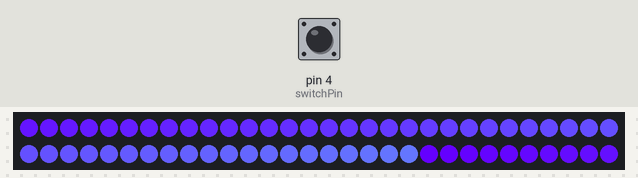
The sketch below on a simulated Arduino Uno, built with avr-gcc and run on an emulated ATmega328P. On the bench: 60 RGB LEDs in strip order, left to right, continuing on the next row. The test bench sets the inputs (shaded band); at power-on: pin 4 (switchPin) LOW.

Above: at 1.2 s.
1.3 s: pin 4 (switchPin) pulled HIGH for 3.2 s
At 1.9 s:
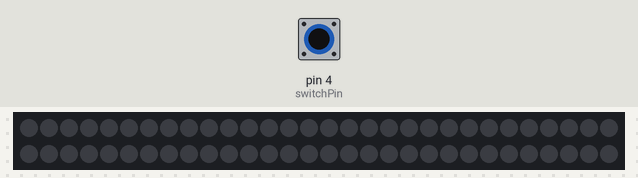
5.1 s: pin 4 (switchPin) pulled HIGH for 0.15 s
At 5.57 s:
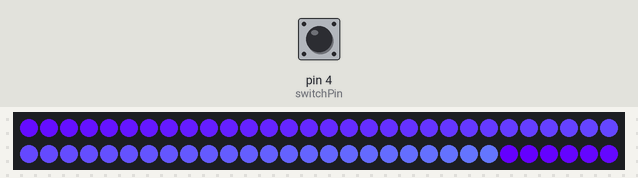
5.8 s: pin 4 (switchPin) pulled HIGH for 1 s
At 7.25 s:
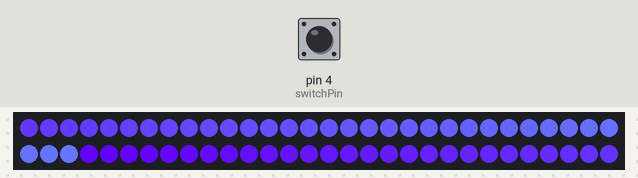
7.4 s: pin 4 (switchPin) pulled HIGH for 0.15 s
At 9.04 s:
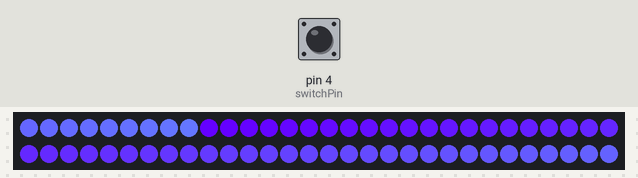
Timing chart, 0 to 9.1 s (numbered marks = the images above; inputs shaded):
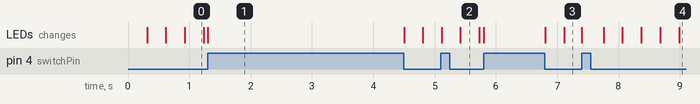

The sketch:

neopixel_gradient2.ino
```cpp
/********************************************************************************************************
  neopixel_gradient2:
  Written by Scott Kildall

  This sketch will show an animated gradient using math to adjust the gradient levels for each pixel.

---------------------------------------------------------------------------------------------------------
NeoPixel Information for initializing the strip, below
  60ma/pixel for current load
  Parameter 1 = number of pixels in strip
  Parameter 2 = pin number (most are valid)
  Parameter 3 = pixel type flags, add together as needed:
    NEO_KHZ800  800 KHz bitstream (most NeoPixel products w/WS2812 LEDs)
    NEO_KHZ400  400 KHz (classic 'v1' (not v2) FLORA pixels, WS2811 drivers)
    NEO_GRB     Pixels are wired for GRB bitstream (most NeoPixel products)
    NEO_RGB     Pixels are wired for RGB bitstream (v1 FLORA pixels, not v2)

**********************************************************************************************************/

#include <Adafruit_NeoPixel.h>

// the data pin for the NeoPixels
int neoPixelPin = 6;

// How many NeoPixels we will be using, charge accordingly
int numPixels = 60;

// Instatiate the NeoPixel from the ibrary
Adafruit_NeoPixel strip = Adafruit_NeoPixel(numPixels, neoPixelPin, NEO_GRB + NEO_KHZ800);

// our button
int switchPin = 4;

// initial colors, you can change these
int red = 100;
int green = 255;

// a pre-processor macro
#define DELAY_TIME (15)

// stores the start time, use unsignged long to prevent overflow
unsigned long startTime;

int startPixel = 0;
boolean bSwitchDown = false;

void setup() {
  strip.begin();  // initialize the strip
  strip.show();   // make sure it is visible
  strip.clear();  // Initialize all pixels to 'off'

  startTime = millis();
  activate();
}

// use the button asynchonously
void loop() {
  if( digitalRead(switchPin) == true ) {
    bSwitchDown = true;
     allOff();
     startTime = 0;
  }
  else {
    if( bSwitchDown )
      bSwitchDown = false;

    if( startTime + DELAY_TIME < millis() ) {
       activate();
       startTime = millis();
    }
  }
}

void allOff() {
  strip.clear();
   strip.show();
}

// sp is a local variable that will be the actual first pixel that we write to
void activate() {
   int sp = startPixel;

   for( int i = 0; i < numPixels; i++ ) {
      strip.setPixelColor(sp, red, i*2, green );

      if( sp == numPixels )
         sp = 0;
       else
         sp++;
   }

  strip.show();


  startPixel++;
  if( startPixel == 60 )
    startPixel = 0;
}
```

Measured:
- after the input at 1.3 s, the LEDs: change at once (image 1)
- after the input at 5.1 s, the LEDs: first change at once (image 2 shows a later state)
- after the input at 5.8 s, the LEDs: first change at once (image 3 shows a later state)
- after the input at 7.4 s, the LEDs: first change at once (image 4 shows a later state)
